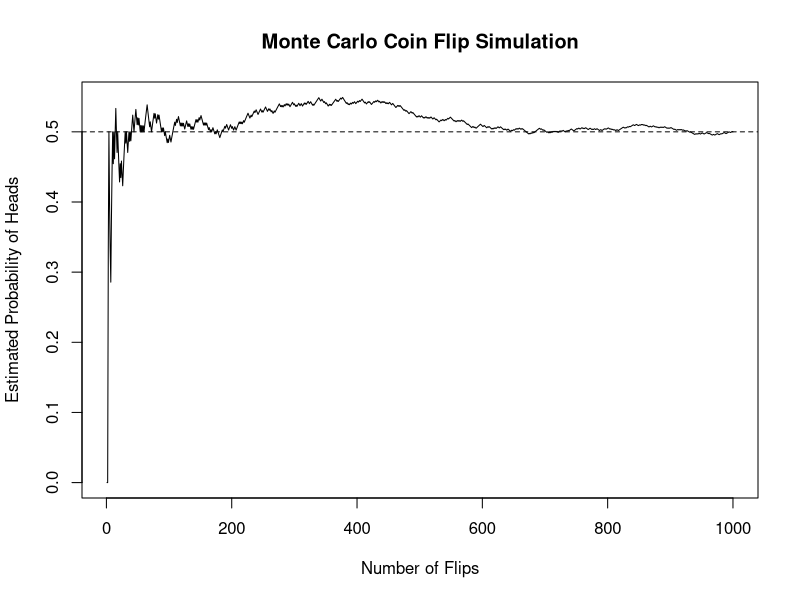
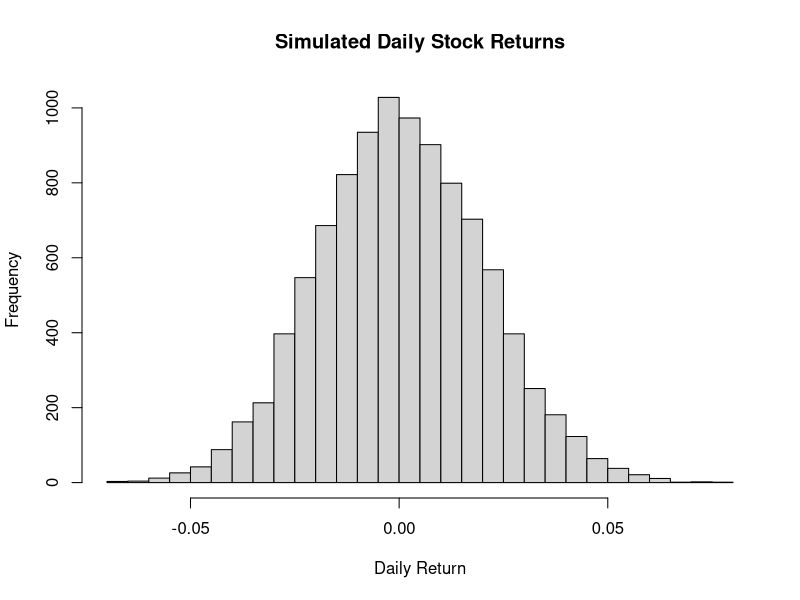
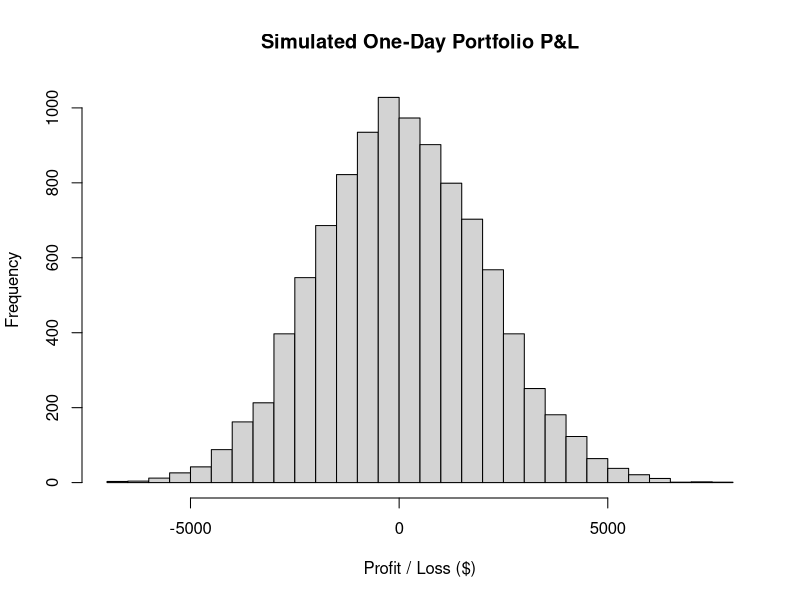

Recreate these plots in R, in order.
## ---- chunk 1
flips <- sample(
  x = c(0, 1),
  size = 1000,
  replace = TRUE,
  prob = c(0.5, 0.5)
)

head(flips)
## ---- chunk 2
cumulative_heads <- cumsum(flips)
## ---- chunk 3
running_probability <- cumulative_heads / (1:1000)
## ---- chunk 4
plot(
  1:1000,
  running_probability,
  type = "l",
  xlab = "Number of Flips",
  ylab = "Estimated Probability of Heads",
  main = "Monte Carlo Coin Flip Simulation"
)

abline(h = 0.5, lty = 2)
## ---- chunk 5
mu <- 0.0005
sigma <- 0.02
## ---- chunk 6
simulated_returns <- rnorm(
  n = 10000,
  mean = mu,
  sd = sigma
)
## ---- chunk 7
head(simulated_returns)
## ---- chunk 8
mean(simulated_returns)
sd(simulated_returns)
## ---- chunk 9
hist(
  simulated_returns,
  breaks = 50,
  main = "Simulated Daily Stock Returns",
  xlab = "Daily Return"
)
## ---- chunk 10
loss_event <- simulated_returns < -0.03

head(loss_event)
## ---- chunk 11
prob_loss_mc <- mean(loss_event)

prob_loss_mc
## ---- chunk 12
prob_loss_exact <- pnorm(
  q = -0.03,
  mean = mu,
  sd = sigma
)

prob_loss_exact
## ---- chunk 13
prob_loss_mc
prob_loss_exact
## ---- chunk 14
portfolio_value <- 100000
## ---- chunk 15
simulated_pnl <- portfolio_value * simulated_returns
## ---- chunk 16
head(simulated_pnl)
## ---- chunk 17
hist(
  simulated_pnl,
  breaks = 50,
  main = "Simulated One-Day Portfolio P&L",
  xlab = "Profit / Loss ($)"
)
## ---- chunk 18
quantile(simulated_pnl, 0.05)
## ---- chunk 19
VaR_95_mc <- -quantile(simulated_pnl, 0.05)

VaR_95_mc
## ---- chunk 20
return_5pct <- qnorm(
  p = 0.05,
  mean = mu,
  sd = sigma
)

return_5pct
## ---- chunk 21
VaR_95_normal <- -portfolio_value * return_5pct

VaR_95_normal
## ---- chunk 22
VaR_95_mc
VaR_95_normal
